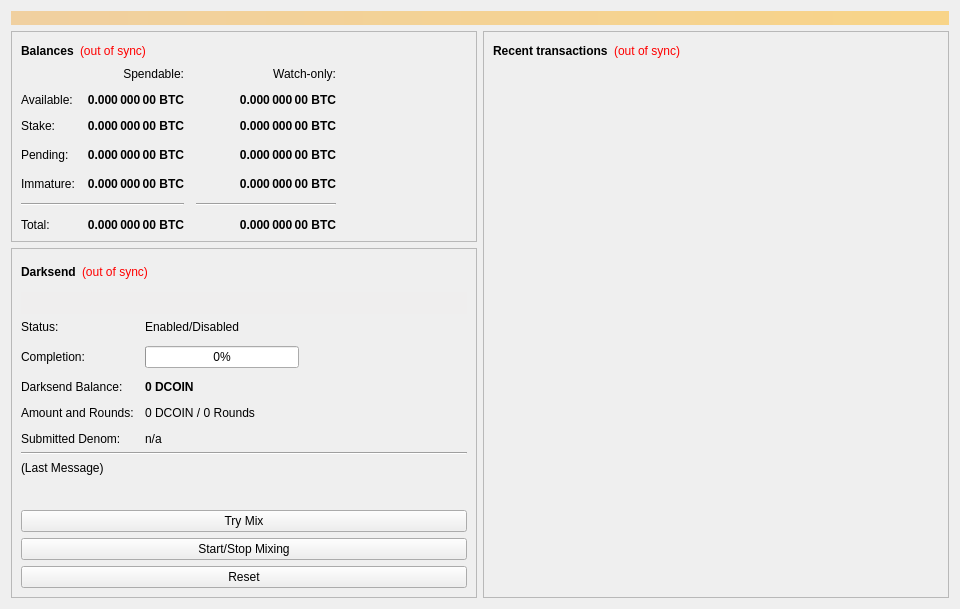
<?xml version="1.0" encoding="UTF-8"?>
<ui version="4.0">
 <class>OverviewPage</class>
 <widget class="QWidget" name="OverviewPage">
  <property name="geometry">
   <rect>
    <x>0</x>
    <y>0</y>
    <width>960</width>
    <height>594</height>
   </rect>
  </property>
  <property name="minimumSize">
   <size>
    <width>960</width>
    <height>0</height>
   </size>
  </property>
  <property name="windowTitle">
   <string>Form</string>
  </property>
  <layout class="QVBoxLayout" name="topLayout">
   <item>
    <widget class="QLabel" name="labelAlerts">
     <property name="visible">
      <bool>false</bool>
     </property>
     <property name="styleSheet">
      <string notr="true">background-color: qlineargradient(x1: 0, y1: 0, x2: 1, y2: 0, stop:0 #F0D0A0, stop:1 #F8D488); color:#000000;</string>
     </property>
     <property name="wordWrap">
      <bool>true</bool>
     </property>
     <property name="margin">
      <number>3</number>
     </property>
    </widget>
   </item>
   <item>
    <layout class="QHBoxLayout" name="horizontalLayout" stretch="1,1">
     <item>
      <layout class="QVBoxLayout" name="verticalLayout_2">
       <item>
        <widget class="QFrame" name="frame">
         <property name="frameShape">
          <enum>QFrame::StyledPanel</enum>
         </property>
         <property name="frameShadow">
          <enum>QFrame::Raised</enum>
         </property>
         <layout class="QVBoxLayout" name="verticalLayout_4">
          <item>
           <layout class="QHBoxLayout" name="horizontalLayout_4">
            <item>
             <widget class="QLabel" name="label_5">
              <property name="font">
               <font>
                <weight>75</weight>
                <bold>true</bold>
               </font>
              </property>
              <property name="text">
               <string>Balances</string>
              </property>
             </widget>
            </item>
            <item>
             <widget class="QLabel" name="labelWalletStatus">
              <property name="cursor">
               <cursorShape>WhatsThisCursor</cursorShape>
              </property>
              <property name="toolTip">
               <string>The displayed information may be out of date. Your wallet automatically synchronizes with the Democraticoin network after a connection is established, but this process has not completed yet.</string>
              </property>
              <property name="styleSheet">
               <string notr="true">QLabel { color: red; }</string>
              </property>
              <property name="text">
               <string notr="true">(out of sync)</string>
              </property>
              <property name="alignment">
               <set>Qt::AlignLeading|Qt::AlignLeft|Qt::AlignVCenter</set>
              </property>
             </widget>
            </item>
            <item>
             <spacer name="horizontalSpacer_3">
              <property name="orientation">
               <enum>Qt::Horizontal</enum>
              </property>
              <property name="sizeHint" stdset="0">
               <size>
                <width>40</width>
                <height>20</height>
               </size>
              </property>
             </spacer>
            </item>
           </layout>
          </item>
          <item>
           <layout class="QGridLayout" name="gridLayout">
            <property name="spacing">
             <number>12</number>
            </property>
            <item row="3" column="2">
             <widget class="QLabel" name="labelWatchPending">
              <property name="font">
               <font>
                <weight>75</weight>
                <bold>true</bold>
               </font>
              </property>
              <property name="cursor">
               <cursorShape>IBeamCursor</cursorShape>
              </property>
              <property name="toolTip">
               <string>Unconfirmed transactions to watch-only addresses</string>
              </property>
              <property name="text">
               <string notr="true">0.000 000 00 BTC</string>
              </property>
              <property name="alignment">
               <set>Qt::AlignRight|Qt::AlignTrailing|Qt::AlignVCenter</set>
              </property>
              <property name="textInteractionFlags">
               <set>Qt::LinksAccessibleByMouse|Qt::TextSelectableByKeyboard|Qt::TextSelectableByMouse</set>
              </property>
             </widget>
            </item>
            <item row="3" column="1">
             <widget class="QLabel" name="labelUnconfirmed">
              <property name="font">
               <font>
                <weight>75</weight>
                <bold>true</bold>
               </font>
              </property>
              <property name="cursor">
               <cursorShape>IBeamCursor</cursorShape>
              </property>
              <property name="toolTip">
               <string>Total of transactions that have yet to be confirmed, and do not yet count toward the spendable balance</string>
              </property>
              <property name="text">
               <string notr="true">0.000 000 00 BTC</string>
              </property>
              <property name="alignment">
               <set>Qt::AlignRight|Qt::AlignTrailing|Qt::AlignVCenter</set>
              </property>
              <property name="textInteractionFlags">
               <set>Qt::LinksAccessibleByMouse|Qt::TextSelectableByKeyboard|Qt::TextSelectableByMouse</set>
              </property>
             </widget>
            </item>
            <item row="4" column="2">
             <widget class="QLabel" name="labelWatchImmature">
              <property name="font">
               <font>
                <weight>75</weight>
                <bold>true</bold>
               </font>
              </property>
              <property name="cursor">
               <cursorShape>IBeamCursor</cursorShape>
              </property>
              <property name="toolTip">
               <string>Mined balance in watch-only addresses that has not yet matured</string>
              </property>
              <property name="text">
               <string notr="true">0.000 000 00 BTC</string>
              </property>
              <property name="alignment">
               <set>Qt::AlignRight|Qt::AlignTrailing|Qt::AlignVCenter</set>
              </property>
              <property name="textInteractionFlags">
               <set>Qt::LinksAccessibleByMouse|Qt::TextSelectableByKeyboard|Qt::TextSelectableByMouse</set>
              </property>
             </widget>
            </item>
            <item row="5" column="0" colspan="2">
             <widget class="Line" name="lineSpendableBalance">
              <property name="orientation">
               <enum>Qt::Horizontal</enum>
              </property>
             </widget>
            </item>
            <item row="5" column="2">
             <widget class="Line" name="lineWatchBalance">
              <property name="sizePolicy">
               <sizepolicy hsizetype="Preferred" vsizetype="Fixed">
                <horstretch>0</horstretch>
                <verstretch>0</verstretch>
               </sizepolicy>
              </property>
              <property name="minimumSize">
               <size>
                <width>140</width>
                <height>0</height>
               </size>
              </property>
              <property name="orientation">
               <enum>Qt::Horizontal</enum>
              </property>
             </widget>
            </item>
            <item row="6" column="0">
             <widget class="QLabel" name="labelTotalText">
              <property name="text">
               <string>Total:</string>
              </property>
             </widget>
            </item>
            <item row="4" column="1">
             <widget class="QLabel" name="labelImmature">
              <property name="font">
               <font>
                <weight>75</weight>
                <bold>true</bold>
               </font>
              </property>
              <property name="cursor">
               <cursorShape>IBeamCursor</cursorShape>
              </property>
              <property name="toolTip">
               <string>Mined balance that has not yet matured</string>
              </property>
              <property name="text">
               <string notr="true">0.000 000 00 BTC</string>
              </property>
              <property name="alignment">
               <set>Qt::AlignRight|Qt::AlignTrailing|Qt::AlignVCenter</set>
              </property>
              <property name="textInteractionFlags">
               <set>Qt::LinksAccessibleByMouse|Qt::TextSelectableByKeyboard|Qt::TextSelectableByMouse</set>
              </property>
             </widget>
            </item>
            <item row="3" column="3">
             <spacer name="horizontalSpacer_2">
              <property name="orientation">
               <enum>Qt::Horizontal</enum>
              </property>
              <property name="sizeHint" stdset="0">
               <size>
                <width>40</width>
                <height>20</height>
               </size>
              </property>
             </spacer>
            </item>
            <item row="4" column="0">
             <widget class="QLabel" name="labelImmatureText">
              <property name="text">
               <string>Immature:</string>
              </property>
             </widget>
            </item>
            <item row="6" column="1">
             <widget class="QLabel" name="labelTotal">
              <property name="font">
               <font>
                <weight>75</weight>
                <bold>true</bold>
               </font>
              </property>
              <property name="cursor">
               <cursorShape>IBeamCursor</cursorShape>
              </property>
              <property name="toolTip">
               <string>Your current total balance</string>
              </property>
              <property name="text">
               <string notr="true">0.000 000 00 BTC</string>
              </property>
              <property name="alignment">
               <set>Qt::AlignRight|Qt::AlignTrailing|Qt::AlignVCenter</set>
              </property>
              <property name="textInteractionFlags">
               <set>Qt::LinksAccessibleByMouse|Qt::TextSelectableByKeyboard|Qt::TextSelectableByMouse</set>
              </property>
             </widget>
            </item>
            <item row="6" column="2">
             <widget class="QLabel" name="labelWatchTotal">
              <property name="font">
               <font>
                <weight>75</weight>
                <bold>true</bold>
               </font>
              </property>
              <property name="cursor">
               <cursorShape>IBeamCursor</cursorShape>
              </property>
              <property name="toolTip">
               <string>Current total balance in watch-only addresses</string>
              </property>
              <property name="text">
               <string notr="true">0.000 000 00 BTC</string>
              </property>
              <property name="alignment">
               <set>Qt::AlignRight|Qt::AlignTrailing|Qt::AlignVCenter</set>
              </property>
              <property name="textInteractionFlags">
               <set>Qt::LinksAccessibleByMouse|Qt::TextSelectableByKeyboard|Qt::TextSelectableByMouse</set>
              </property>
             </widget>
            </item>
            <item row="0" column="2">
             <widget class="QLabel" name="labelWatchonly">
              <property name="text">
               <string>Watch-only:</string>
              </property>
              <property name="alignment">
               <set>Qt::AlignRight|Qt::AlignTrailing|Qt::AlignVCenter</set>
              </property>
             </widget>
            </item>
            <item row="1" column="0">
             <widget class="QLabel" name="labelBalanceText">
              <property name="text">
               <string>Available:</string>
              </property>
             </widget>
            </item>
            <item row="1" column="1">
             <widget class="QLabel" name="labelBalance">
              <property name="font">
               <font>
                <weight>75</weight>
                <bold>true</bold>
               </font>
              </property>
              <property name="cursor">
               <cursorShape>IBeamCursor</cursorShape>
              </property>
              <property name="toolTip">
               <string>Your current spendable balance</string>
              </property>
              <property name="text">
               <string notr="true">0.000 000 00 BTC</string>
              </property>
              <property name="alignment">
               <set>Qt::AlignRight|Qt::AlignTrailing|Qt::AlignVCenter</set>
              </property>
              <property name="textInteractionFlags">
               <set>Qt::LinksAccessibleByMouse|Qt::TextSelectableByKeyboard|Qt::TextSelectableByMouse</set>
              </property>
             </widget>
            </item>
            <item row="2" column="0">
             <widget class="QLabel" name="label_10">
              <property name="text">
               <string>Stake:</string>
              </property>
             </widget>
            </item>
            <item row="2" column="1">
             <widget class="QLabel" name="labelStake">
              <property name="font">
               <font>
                <weight>75</weight>
                <bold>true</bold>
               </font>
              </property>
              <property name="cursor">
               <cursorShape>IBeamCursor</cursorShape>
              </property>
              <property name="toolTip">
               <string>Total of coins that was staked, and do not yet count toward the current balance</string>
              </property>
              <property name="text">
               <string notr="true">0.000 000 00 BTC</string>
              </property>
              <property name="alignment">
               <set>Qt::AlignRight|Qt::AlignTrailing|Qt::AlignVCenter</set>
              </property>
              <property name="textInteractionFlags">
               <set>Qt::LinksAccessibleByMouse|Qt::TextSelectableByKeyboard|Qt::TextSelectableByMouse</set>
              </property>
             </widget>
            </item>
            <item row="2" column="2">
             <widget class="QLabel" name="labelWatchStake">
              <property name="font">
               <font>
                <weight>75</weight>
                <bold>true</bold>
               </font>
              </property>
              <property name="cursor">
               <cursorShape>IBeamCursor</cursorShape>
              </property>
              <property name="toolTip">
               <string>Total of coins that was staked in watch-only addresses, and do not yet count toward the current watch-only balance</string>
              </property>
              <property name="text">
               <string notr="true">0.000 000 00 BTC</string>
              </property>
              <property name="alignment">
               <set>Qt::AlignRight|Qt::AlignTrailing|Qt::AlignVCenter</set>
              </property>
              <property name="textInteractionFlags">
               <set>Qt::LinksAccessibleByMouse|Qt::TextSelectableByKeyboard|Qt::TextSelectableByMouse</set>
              </property>
             </widget>
            </item>
            <item row="1" column="2">
             <widget class="QLabel" name="labelWatchAvailable">
              <property name="font">
               <font>
                <weight>75</weight>
                <bold>true</bold>
               </font>
              </property>
              <property name="cursor">
               <cursorShape>IBeamCursor</cursorShape>
              </property>
              <property name="toolTip">
               <string>Your current balance in watch-only addresses</string>
              </property>
              <property name="text">
               <string notr="true">0.000 000 00 BTC</string>
              </property>
              <property name="alignment">
               <set>Qt::AlignRight|Qt::AlignTrailing|Qt::AlignVCenter</set>
              </property>
              <property name="textInteractionFlags">
               <set>Qt::LinksAccessibleByMouse|Qt::TextSelectableByKeyboard|Qt::TextSelectableByMouse</set>
              </property>
             </widget>
            </item>
            <item row="3" column="0">
             <widget class="QLabel" name="labelPendingText">
              <property name="text">
               <string>Pending:</string>
              </property>
             </widget>
            </item>
            <item row="0" column="1">
             <widget class="QLabel" name="labelSpendable">
              <property name="text">
               <string>Spendable:</string>
              </property>
              <property name="alignment">
               <set>Qt::AlignRight|Qt::AlignTrailing|Qt::AlignVCenter</set>
              </property>
             </widget>
            </item>
           </layout>
          </item>
         </layout>
        </widget>
       </item>
       <item>
        <widget class="QFrame" name="frameDarksend">
         <property name="sizePolicy">
          <sizepolicy hsizetype="Expanding" vsizetype="Expanding">
           <horstretch>0</horstretch>
           <verstretch>0</verstretch>
          </sizepolicy>
         </property>
         <property name="minimumSize">
          <size>
           <width>0</width>
           <height>350</height>
          </size>
         </property>
         <property name="layoutDirection">
          <enum>Qt::LeftToRight</enum>
         </property>
         <property name="frameShape">
          <enum>QFrame::StyledPanel</enum>
         </property>
         <property name="frameShadow">
          <enum>QFrame::Raised</enum>
         </property>
         <layout class="QVBoxLayout" name="verticalLayout_5">
          <item>
           <layout class="QHBoxLayout" name="horizontalLayout_5">
            <item>
             <widget class="QLabel" name="label_2">
              <property name="font">
               <font>
                <weight>75</weight>
                <bold>true</bold>
               </font>
              </property>
              <property name="text">
               <string>Darksend</string>
              </property>
             </widget>
            </item>
            <item>
             <widget class="QLabel" name="labelDarksendSyncStatus">
              <property name="toolTip">
               <string>The displayed information may be out of date. Your wallet automatically synchronizes with the Democraticoin network after a connection is established, but this process has not completed yet.</string>
              </property>
              <property name="styleSheet">
               <string notr="true">QLabel { color: red; }</string>
              </property>
              <property name="text">
               <string notr="true">(out of sync)</string>
              </property>
              <property name="alignment">
               <set>Qt::AlignLeading|Qt::AlignLeft|Qt::AlignVCenter</set>
              </property>
             </widget>
            </item>
            <item>
             <spacer name="horizontalSpacer_4">
              <property name="orientation">
               <enum>Qt::Horizontal</enum>
              </property>
              <property name="sizeHint" stdset="0">
               <size>
                <width>40</width>
                <height>20</height>
               </size>
              </property>
             </spacer>
            </item>
           </layout>
          </item>
          <item>
           <widget class="QPushButton" name="runAutoDenom">
            <property name="palette">
             <palette>
              <active>
               <colorrole role="WindowText">
                <brush brushstyle="SolidPattern">
                 <color alpha="255">
                  <red>0</red>
                  <green>0</green>
                  <blue>0</blue>
                 </color>
                </brush>
               </colorrole>
               <colorrole role="Button">
                <brush brushstyle="SolidPattern">
                 <color alpha="255">
                  <red>239</red>
                  <green>238</green>
                  <blue>238</blue>
                 </color>
                </brush>
               </colorrole>
               <colorrole role="Light">
                <brush brushstyle="SolidPattern">
                 <color alpha="255">
                  <red>255</red>
                  <green>255</green>
                  <blue>255</blue>
                 </color>
                </brush>
               </colorrole>
               <colorrole role="Midlight">
                <brush brushstyle="SolidPattern">
                 <color alpha="255">
                  <red>247</red>
                  <green>246</green>
                  <blue>246</blue>
                 </color>
                </brush>
               </colorrole>
               <colorrole role="Dark">
                <brush brushstyle="SolidPattern">
                 <color alpha="255">
                  <red>119</red>
                  <green>119</green>
                  <blue>119</blue>
                 </color>
                </brush>
               </colorrole>
               <colorrole role="Mid">
                <brush brushstyle="SolidPattern">
                 <color alpha="255">
                  <red>159</red>
                  <green>159</green>
                  <blue>159</blue>
                 </color>
                </brush>
               </colorrole>
               <colorrole role="Text">
                <brush brushstyle="SolidPattern">
                 <color alpha="255">
                  <red>0</red>
                  <green>0</green>
                  <blue>0</blue>
                 </color>
                </brush>
               </colorrole>
               <colorrole role="BrightText">
                <brush brushstyle="SolidPattern">
                 <color alpha="255">
                  <red>255</red>
                  <green>255</green>
                  <blue>255</blue>
                 </color>
                </brush>
               </colorrole>
               <colorrole role="ButtonText">
                <brush brushstyle="SolidPattern">
                 <color alpha="255">
                  <red>0</red>
                  <green>0</green>
                  <blue>0</blue>
                 </color>
                </brush>
               </colorrole>
               <colorrole role="Base">
                <brush brushstyle="SolidPattern">
                 <color alpha="255">
                  <red>255</red>
                  <green>255</green>
                  <blue>255</blue>
                 </color>
                </brush>
               </colorrole>
               <colorrole role="Window">
                <brush brushstyle="SolidPattern">
                 <color alpha="255">
                  <red>239</red>
                  <green>238</green>
                  <blue>238</blue>
                 </color>
                </brush>
               </colorrole>
               <colorrole role="Shadow">
                <brush brushstyle="SolidPattern">
                 <color alpha="255">
                  <red>0</red>
                  <green>0</green>
                  <blue>0</blue>
                 </color>
                </brush>
               </colorrole>
               <colorrole role="AlternateBase">
                <brush brushstyle="SolidPattern">
                 <color alpha="255">
                  <red>247</red>
                  <green>246</green>
                  <blue>246</blue>
                 </color>
                </brush>
               </colorrole>
               <colorrole role="ToolTipBase">
                <brush brushstyle="SolidPattern">
                 <color alpha="255">
                  <red>255</red>
                  <green>255</green>
                  <blue>220</blue>
                 </color>
                </brush>
               </colorrole>
               <colorrole role="ToolTipText">
                <brush brushstyle="SolidPattern">
                 <color alpha="255">
                  <red>0</red>
                  <green>0</green>
                  <blue>0</blue>
                 </color>
                </brush>
               </colorrole>
              </active>
              <inactive>
               <colorrole role="WindowText">
                <brush brushstyle="SolidPattern">
                 <color alpha="255">
                  <red>0</red>
                  <green>0</green>
                  <blue>0</blue>
                 </color>
                </brush>
               </colorrole>
               <colorrole role="Button">
                <brush brushstyle="SolidPattern">
                 <color alpha="255">
                  <red>239</red>
                  <green>238</green>
                  <blue>238</blue>
                 </color>
                </brush>
               </colorrole>
               <colorrole role="Light">
                <brush brushstyle="SolidPattern">
                 <color alpha="255">
                  <red>255</red>
                  <green>255</green>
                  <blue>255</blue>
                 </color>
                </brush>
               </colorrole>
               <colorrole role="Midlight">
                <brush brushstyle="SolidPattern">
                 <color alpha="255">
                  <red>247</red>
                  <green>246</green>
                  <blue>246</blue>
                 </color>
                </brush>
               </colorrole>
               <colorrole role="Dark">
                <brush brushstyle="SolidPattern">
                 <color alpha="255">
                  <red>119</red>
                  <green>119</green>
                  <blue>119</blue>
                 </color>
                </brush>
               </colorrole>
               <colorrole role="Mid">
                <brush brushstyle="SolidPattern">
                 <color alpha="255">
                  <red>159</red>
                  <green>159</green>
                  <blue>159</blue>
                 </color>
                </brush>
               </colorrole>
               <colorrole role="Text">
                <brush brushstyle="SolidPattern">
                 <color alpha="255">
                  <red>0</red>
                  <green>0</green>
                  <blue>0</blue>
                 </color>
                </brush>
               </colorrole>
               <colorrole role="BrightText">
                <brush brushstyle="SolidPattern">
                 <color alpha="255">
                  <red>255</red>
                  <green>255</green>
                  <blue>255</blue>
                 </color>
                </brush>
               </colorrole>
               <colorrole role="ButtonText">
                <brush brushstyle="SolidPattern">
                 <color alpha="255">
                  <red>0</red>
                  <green>0</green>
                  <blue>0</blue>
                 </color>
                </brush>
               </colorrole>
               <colorrole role="Base">
                <brush brushstyle="SolidPattern">
                 <color alpha="255">
                  <red>255</red>
                  <green>255</green>
                  <blue>255</blue>
                 </color>
                </brush>
               </colorrole>
               <colorrole role="Window">
                <brush brushstyle="SolidPattern">
                 <color alpha="255">
                  <red>239</red>
                  <green>238</green>
                  <blue>238</blue>
                 </color>
                </brush>
               </colorrole>
               <colorrole role="Shadow">
                <brush brushstyle="SolidPattern">
                 <color alpha="255">
                  <red>0</red>
                  <green>0</green>
                  <blue>0</blue>
                 </color>
                </brush>
               </colorrole>
               <colorrole role="AlternateBase">
                <brush brushstyle="SolidPattern">
                 <color alpha="255">
                  <red>247</red>
                  <green>246</green>
                  <blue>246</blue>
                 </color>
                </brush>
               </colorrole>
               <colorrole role="ToolTipBase">
                <brush brushstyle="SolidPattern">
                 <color alpha="255">
                  <red>255</red>
                  <green>255</green>
                  <blue>220</blue>
                 </color>
                </brush>
               </colorrole>
               <colorrole role="ToolTipText">
                <brush brushstyle="SolidPattern">
                 <color alpha="255">
                  <red>0</red>
                  <green>0</green>
                  <blue>0</blue>
                 </color>
                </brush>
               </colorrole>
              </inactive>
              <disabled>
               <colorrole role="WindowText">
                <brush brushstyle="SolidPattern">
                 <color alpha="255">
                  <red>119</red>
                  <green>119</green>
                  <blue>119</blue>
                 </color>
                </brush>
               </colorrole>
               <colorrole role="Button">
                <brush brushstyle="SolidPattern">
                 <color alpha="255">
                  <red>239</red>
                  <green>238</green>
                  <blue>238</blue>
                 </color>
                </brush>
               </colorrole>
               <colorrole role="Light">
                <brush brushstyle="SolidPattern">
                 <color alpha="255">
                  <red>255</red>
                  <green>255</green>
                  <blue>255</blue>
                 </color>
                </brush>
               </colorrole>
               <colorrole role="Midlight">
                <brush brushstyle="SolidPattern">
                 <color alpha="255">
                  <red>247</red>
                  <green>246</green>
                  <blue>246</blue>
                 </color>
                </brush>
               </colorrole>
               <colorrole role="Dark">
                <brush brushstyle="SolidPattern">
                 <color alpha="255">
                  <red>119</red>
                  <green>119</green>
                  <blue>119</blue>
                 </color>
                </brush>
               </colorrole>
               <colorrole role="Mid">
                <brush brushstyle="SolidPattern">
                 <color alpha="255">
                  <red>159</red>
                  <green>159</green>
                  <blue>159</blue>
                 </color>
                </brush>
               </colorrole>
               <colorrole role="Text">
                <brush brushstyle="SolidPattern">
                 <color alpha="255">
                  <red>119</red>
                  <green>119</green>
                  <blue>119</blue>
                 </color>
                </brush>
               </colorrole>
               <colorrole role="BrightText">
                <brush brushstyle="SolidPattern">
                 <color alpha="255">
                  <red>255</red>
                  <green>255</green>
                  <blue>255</blue>
                 </color>
                </brush>
               </colorrole>
               <colorrole role="ButtonText">
                <brush brushstyle="SolidPattern">
                 <color alpha="255">
                  <red>119</red>
                  <green>119</green>
                  <blue>119</blue>
                 </color>
                </brush>
               </colorrole>
               <colorrole role="Base">
                <brush brushstyle="SolidPattern">
                 <color alpha="255">
                  <red>239</red>
                  <green>238</green>
                  <blue>238</blue>
                 </color>
                </brush>
               </colorrole>
               <colorrole role="Window">
                <brush brushstyle="SolidPattern">
                 <color alpha="255">
                  <red>239</red>
                  <green>238</green>
                  <blue>238</blue>
                 </color>
                </brush>
               </colorrole>
               <colorrole role="Shadow">
                <brush brushstyle="SolidPattern">
                 <color alpha="255">
                  <red>0</red>
                  <green>0</green>
                  <blue>0</blue>
                 </color>
                </brush>
               </colorrole>
               <colorrole role="AlternateBase">
                <brush brushstyle="SolidPattern">
                 <color alpha="255">
                  <red>239</red>
                  <green>238</green>
                  <blue>238</blue>
                 </color>
                </brush>
               </colorrole>
               <colorrole role="ToolTipBase">
                <brush brushstyle="SolidPattern">
                 <color alpha="255">
                  <red>255</red>
                  <green>255</green>
                  <blue>220</blue>
                 </color>
                </brush>
               </colorrole>
               <colorrole role="ToolTipText">
                <brush brushstyle="SolidPattern">
                 <color alpha="255">
                  <red>0</red>
                  <green>0</green>
                  <blue>0</blue>
                 </color>
                </brush>
               </colorrole>
              </disabled>
             </palette>
            </property>
            <property name="focusPolicy">
             <enum>Qt::NoFocus</enum>
            </property>
            <property name="autoFillBackground">
             <bool>true</bool>
            </property>
            <property name="text">
             <string/>
            </property>
            <property name="flat">
             <bool>true</bool>
            </property>
           </widget>
          </item>
          <item>
           <layout class="QFormLayout" name="formLayout">
            <property name="fieldGrowthPolicy">
             <enum>QFormLayout::AllNonFixedFieldsGrow</enum>
            </property>
            <property name="horizontalSpacing">
             <number>11</number>
            </property>
            <property name="verticalSpacing">
             <number>12</number>
            </property>
            <item row="0" column="0">
             <widget class="QLabel" name="label_6">
              <property name="text">
               <string>Status:</string>
              </property>
             </widget>
            </item>
            <item row="1" column="0">
             <widget class="QLabel" name="label_7">
              <property name="text">
               <string>Completion:</string>
              </property>
             </widget>
            </item>
            <item row="1" column="1">
             <widget class="QProgressBar" name="darksendProgress">
              <property name="maximumSize">
               <size>
                <width>154</width>
                <height>16777215</height>
               </size>
              </property>
              <property name="value">
               <number>0</number>
              </property>
             </widget>
            </item>
            <item row="3" column="0">
             <widget class="QLabel" name="labelAnonymizedText">
              <property name="text">
               <string>Darksend Balance:</string>
              </property>
             </widget>
            </item>
            <item row="3" column="1">
             <widget class="QLabel" name="labelAnonymized">
              <property name="font">
               <font>
                <weight>75</weight>
                <bold>true</bold>
               </font>
              </property>
              <property name="text">
               <string notr="true">0 DCOIN</string>
              </property>
             </widget>
            </item>
            <item row="4" column="0">
             <widget class="QLabel" name="label_8">
              <property name="text">
               <string>Amount and Rounds:</string>
              </property>
             </widget>
            </item>
            <item row="4" column="1">
             <widget class="QLabel" name="labelAmountRounds">
              <property name="text">
               <string>0 DCOIN / 0 Rounds</string>
              </property>
             </widget>
            </item>
            <item row="5" column="0">
             <widget class="QLabel" name="label_9">
              <property name="text">
               <string>Submitted Denom:</string>
              </property>
             </widget>
            </item>
            <item row="5" column="1">
             <widget class="QLabel" name="labelSubmittedDenom">
              <property name="toolTip">
               <string>The denominations you submitted to the Masternode.&lt;br&gt;To mix, other users must submit the exact same denominations.</string>
              </property>
              <property name="text">
               <string>n/a</string>
              </property>
             </widget>
            </item>
            <item row="0" column="1">
             <widget class="QLabel" name="darksendEnabled">
              <property name="text">
               <string>Enabled/Disabled</string>
              </property>
             </widget>
            </item>
           </layout>
          </item>
          <item>
           <widget class="Line" name="lineLastMessage">
            <property name="orientation">
             <enum>Qt::Horizontal</enum>
            </property>
           </widget>
          </item>
          <item>
           <widget class="QLabel" name="darksendStatus">
            <property name="minimumSize">
             <size>
              <width>288</width>
              <height>43</height>
             </size>
            </property>
            <property name="text">
             <string>(Last Message)</string>
            </property>
            <property name="alignment">
             <set>Qt::AlignLeading|Qt::AlignLeft|Qt::AlignTop</set>
            </property>
            <property name="wordWrap">
             <bool>true</bool>
            </property>
           </widget>
          </item>
          <item>
           <widget class="QPushButton" name="darksendAuto">
            <property name="sizePolicy">
             <sizepolicy hsizetype="MinimumExpanding" vsizetype="Fixed">
              <horstretch>0</horstretch>
              <verstretch>0</verstretch>
             </sizepolicy>
            </property>
            <property name="toolTip">
             <string>Try to manually submit a Darksend request.</string>
            </property>
            <property name="text">
             <string>Try Mix</string>
            </property>
           </widget>
          </item>
          <item>
           <widget class="QPushButton" name="toggleDarksend">
            <property name="sizePolicy">
             <sizepolicy hsizetype="MinimumExpanding" vsizetype="Fixed">
              <horstretch>0</horstretch>
              <verstretch>0</verstretch>
             </sizepolicy>
            </property>
            <property name="text">
             <string>Start/Stop Mixing</string>
            </property>
           </widget>
          </item>
          <item>
           <widget class="QPushButton" name="darksendReset">
            <property name="sizePolicy">
             <sizepolicy hsizetype="MinimumExpanding" vsizetype="Fixed">
              <horstretch>0</horstretch>
              <verstretch>0</verstretch>
             </sizepolicy>
            </property>
            <property name="toolTip">
             <string>Reset the current status of Darksend (can interrupt Darksend if it's in the process of Mixing, which can cost you money!)</string>
            </property>
            <property name="autoFillBackground">
             <bool>false</bool>
            </property>
            <property name="text">
             <string>Reset</string>
            </property>
           </widget>
          </item>
         </layout>
        </widget>
       </item>
       <item>
        <spacer name="verticalSpacer">
         <property name="orientation">
          <enum>Qt::Vertical</enum>
         </property>
         <property name="sizeHint" stdset="0">
          <size>
           <width>20</width>
           <height>40</height>
          </size>
         </property>
        </spacer>
       </item>
      </layout>
     </item>
     <item>
      <layout class="QVBoxLayout" name="verticalLayout_3">
       <item>
        <widget class="QFrame" name="frame_2">
         <property name="frameShape">
          <enum>QFrame::StyledPanel</enum>
         </property>
         <property name="frameShadow">
          <enum>QFrame::Raised</enum>
         </property>
         <layout class="QVBoxLayout" name="verticalLayout">
          <item>
           <layout class="QHBoxLayout" name="horizontalLayout_2">
            <item>
             <widget class="QLabel" name="label_4">
              <property name="font">
               <font>
                <weight>75</weight>
                <bold>true</bold>
               </font>
              </property>
              <property name="text">
               <string>Recent transactions</string>
              </property>
             </widget>
            </item>
            <item>
             <widget class="QLabel" name="labelTransactionsStatus">
              <property name="cursor">
               <cursorShape>WhatsThisCursor</cursorShape>
              </property>
              <property name="toolTip">
               <string>The displayed information may be out of date. Your wallet automatically synchronizes with the Democraticoin network after a connection is established, but this process has not completed yet.</string>
              </property>
              <property name="styleSheet">
               <string notr="true">QLabel { color: red; }</string>
              </property>
              <property name="text">
               <string notr="true">(out of sync)</string>
              </property>
              <property name="alignment">
               <set>Qt::AlignRight|Qt::AlignTrailing|Qt::AlignVCenter</set>
              </property>
             </widget>
            </item>
            <item>
             <spacer name="horizontalSpacer">
              <property name="orientation">
               <enum>Qt::Horizontal</enum>
              </property>
              <property name="sizeHint" stdset="0">
               <size>
                <width>40</width>
                <height>20</height>
               </size>
              </property>
             </spacer>
            </item>
           </layout>
          </item>
          <item>
           <widget class="QListView" name="listTransactions">
            <property name="styleSheet">
             <string notr="true">QListView { background: transparent; }</string>
            </property>
            <property name="frameShape">
             <enum>QFrame::NoFrame</enum>
            </property>
            <property name="verticalScrollBarPolicy">
             <enum>Qt::ScrollBarAlwaysOff</enum>
            </property>
            <property name="horizontalScrollBarPolicy">
             <enum>Qt::ScrollBarAlwaysOff</enum>
            </property>
            <property name="selectionMode">
             <enum>QAbstractItemView::NoSelection</enum>
            </property>
           </widget>
          </item>
         </layout>
        </widget>
       </item>
      </layout>
     </item>
    </layout>
   </item>
  </layout>
 </widget>
 <resources/>
 <connections/>
</ui>
